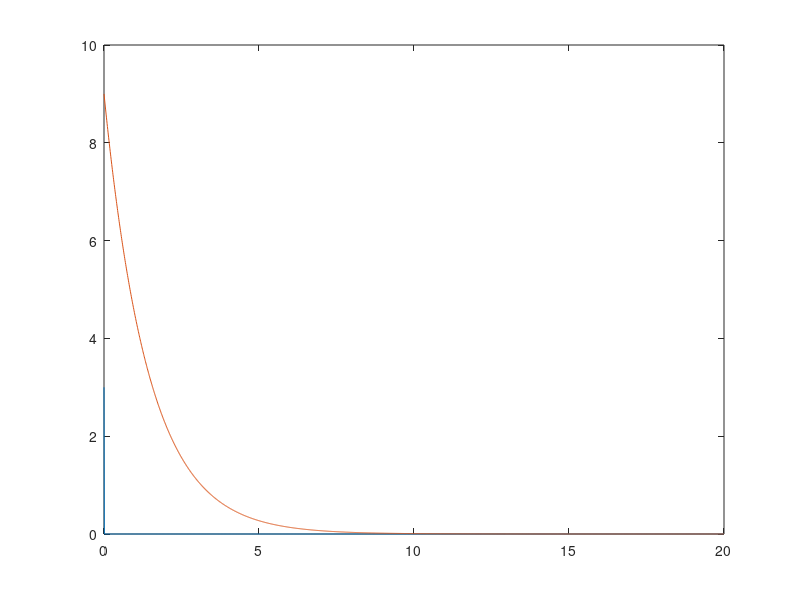
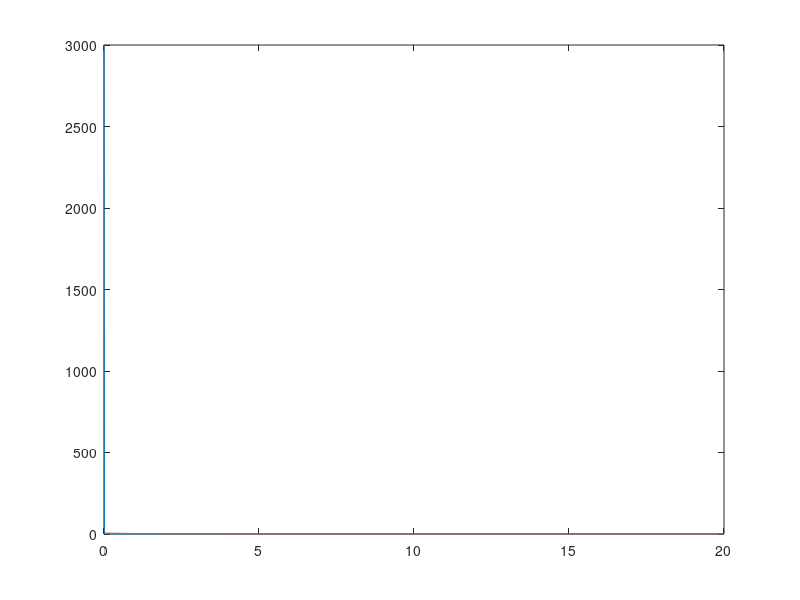
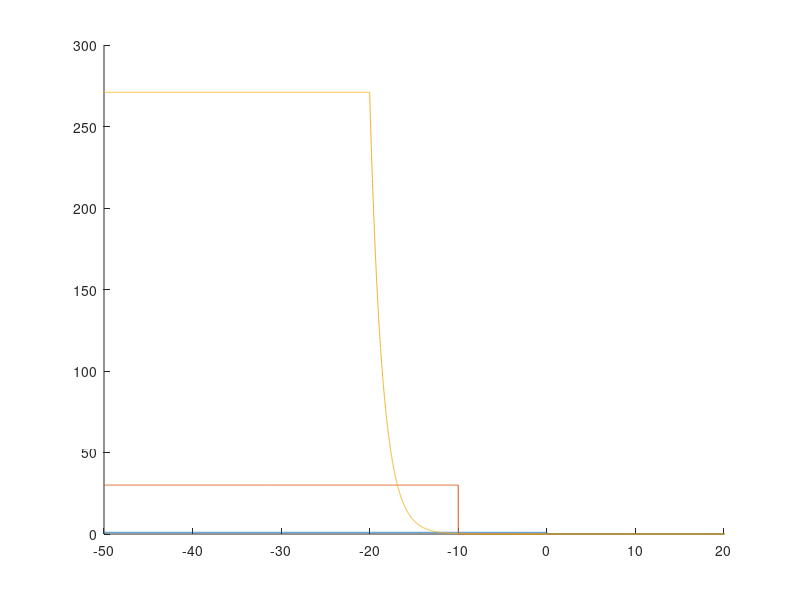
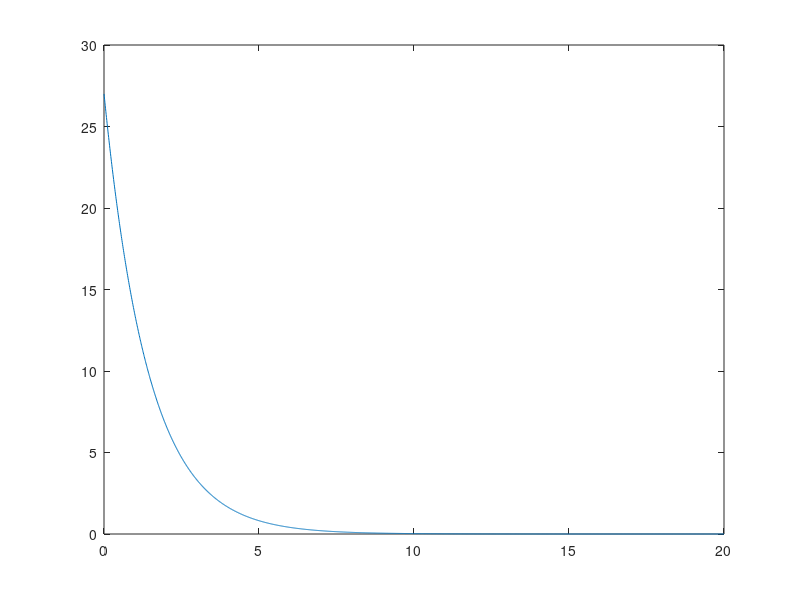

Reproduce these figures in MATLAB, in order.
clc;clear all;close all;



step=0.01;
t=0:step:20;


k1=1000;
k0=3;
a = k0*exp(-k1*t);



m1=0.7;
m0=9;
b = m0*exp(-m1*t);
figure(1);
plot(t,a)
hold on
plot(t,b)






ha = k0*k1*exp(-k1*t);



hb = m0*m1*exp(-m1*t);

figure(2)
plot(t,ha)
hold on
plot(t,hb)

tt = -300:step:300;
stepf = double(tt<0);



figure(3)
hold on
plot(tt,stepf)
sig1 = conv(stepf,ha,'same')*step;
plot(tt,sig1)
sig2 = conv(sig1,hb,'same')*step;
plot(tt,sig2)

xlim([-50,20])



figure(5)
ab = k0*m0*((k1*m1)/(m1-k1))*(+exp(-k1*t)/k1-exp(-m1*t)/m1);
plot(t,ab)

